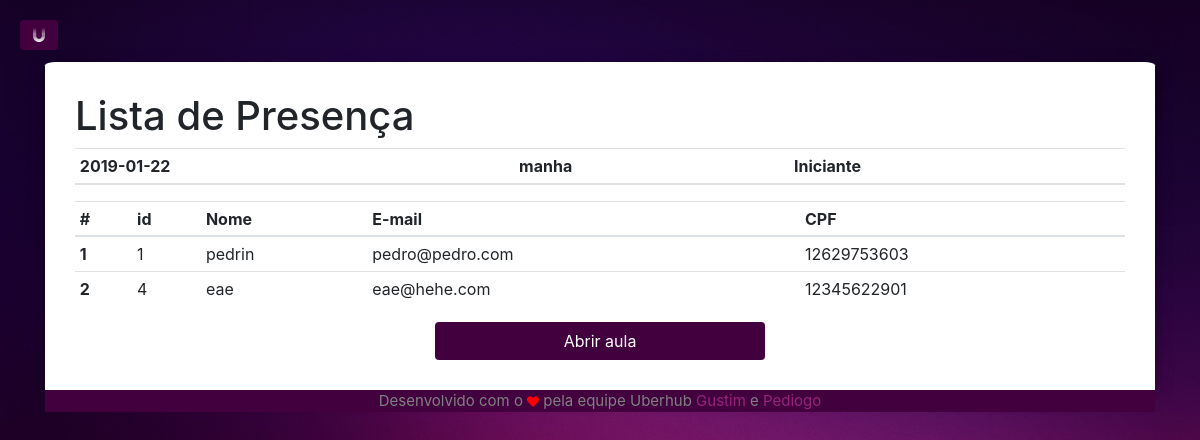
Before: /lista/ (signed in) with the older database file.
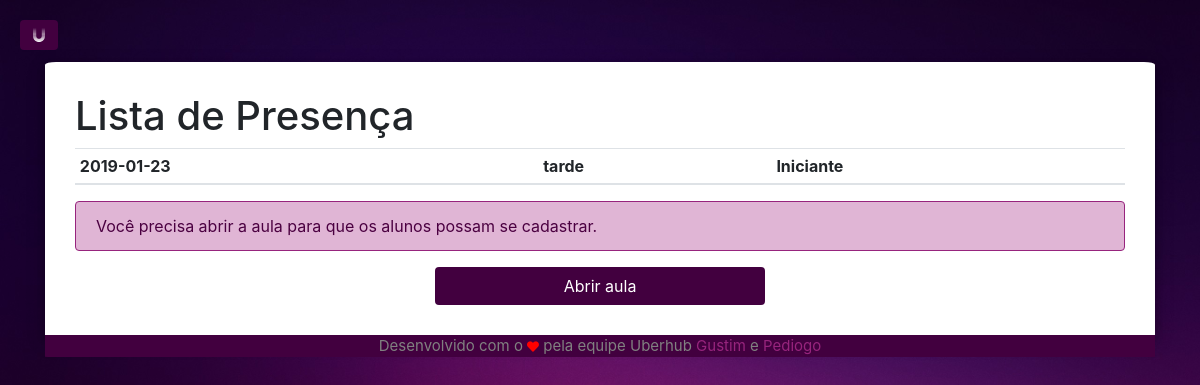
After: the same page with the newer database file.
### app/models/tables.py (models this page shows, shortened)
class Aula(db.Model):
    __tablename__ = "aula"
    id       = db.Column(db.Integer, primary_key=True, autoincrement=True)
    dia      = db.Column(db.Date)
    horario  = db.Column(db.String(5), CheckConstraint('horario="manha" or horario="tarde"'), nullable=False)
    nivel    = db.Column(db.String(15), nullable=False)
    ativa    = db.Column(db.Boolean, default=False, server_default=sa.sql.expression.false(), nullable=False)
    id_prof  = db.Column(db.Integer, db.ForeignKey('professor.id'))
    fk_professor =  db.relationship('Professor', foreign_keys=id_prof)

class Aluno(db.Model):
    __tablename__ = "aluno"
    id       = db.Column(db.Integer, primary_key=True, autoincrement=True)
    cpf      = db.Column(db.String(11), nullable=False, unique=True)
    email    = db.Column(db.String(50), nullable=False, unique=True)
    nome     = db.Column(db.String(50), nullable=False)
    telefone = db.Column(db.String(11))
    horario  = db.Column(db.String(5), CheckConstraint('horario IN ("manha", "tarde")'), nullable=False)
    ID_URI   = db.Column(db.String(5), unique=True)

### app/controllers/default.py (the view)
@app.route("/lista/")
@app.route("/lista/<id_aula>")
def lista(id_aula=None):
    if current_user.is_authenticated:
        if id_aula == None:
            id_aula = tables.Aula.query.filter_by(id_prof=current_user.id).order_by(tables.Aula.id.desc()).first().id
        aula = tables.Aula.query.filter_by(id=id_aula).first()
        alunos = session.query(tables.Aluno).join(tables.Presenca).filter_by(id_aula=id_aula).all()
        print(aula)
        print(alunos)
        print("printei")
        return render_template('home/table.html',
                                alunos=alunos, aula=aula)
    else:
        return redirect(url_for('login'))

### app/controllers/default.py (called while the page is built)
@lm.user_loader
def load_user(id):
    return tables.Professor.query.filter_by(id=id).first()

### app/models/tables.py (called while the page is built)
    @property
    def is_authenticated(self):
        return True

### app/templates/home/table.html (shortened to what this page needs)
{% extends 'base.html' %}
    {% block body %}
    <h1>Lista de Presença</h1>
    <table class="table table-hover table-sm">
        <thead>
          <tr>
            <th scope="col">{{ aula.dia }}</th>
            <th scope="col">{{ aula.horario }}</th>
            <th scope="col">{{ aula.nivel }}</th>
          </tr>
        </thead>
      </table>
      {% if alunos[0] %}
      <table class="table table-hover table-sm">
        <thead>
          <tr>
            <th scope="col">#</th>
            <th scope="col">id</th>
            <th scope="col">Nome</th>
            <th scope="col">E-mail</th>
            <th scope="col">CPF</th>
          </tr>
        </thead>
        <tbody>
          {% for aluno in alunos %}
          <tr>
            <th scope="row">{{ loop.index }}</th>
            <td>{{ aluno.id }}</td>
            <td>{{ aluno.nome }}</td>
            <td>{{ aluno.email }}</td>
            <td>{{ aluno.cpf }}</td>
          </tr>
          {% endfor %}
        </tbody>
      </table>
        {% if aula.ativa %}
        <div class="row">
          <div class="col-md mb">
          </div>
          <div class="col-md mb">
            <a href="{{ url_for('fecharaula', id_aula=aula.id) }}" class="btn" id="enviar">Fechar aula</a>
          </div>
          <div class="col-md mb">
          </div>
        </div>
        {% else %}
        <div class="row">
          <div class="col-md mb">
          </div>
          <div class="col-md mb">
            <a href="{{ url_for('abriraula', id_aula=aula.id) }}" class="btn" id="enviar">Abrir aula</a>
          </div>
          <div class="col-md mb">
          </div>
        </div>
        {% endif %}
      {% else %}
      <div class="alert alert-purple" role="alert">
        {% if aula.ativa %}
        Ei {{ current_user.apelido }}, parece que nenhum aluno se cadastrou na sua aula ainda.
        {% else %}
        Você precisa abrir a aula para que os alunos possam se cadastrar.
        {% endif %}
      </div>
        {% if aula.ativa %}
        <div class="row">
          <div class="col-md mb">
          </div>
          <div class="col-md mb">
            <a href="{{ url_for('fecharaula', id_aula=aula.id) }}" class="btn" id="enviar">Fechar aula</a>
          </div>
          <div class="col-md mb">
          </div>
        </div>
        {% else %}
        <div class="row">
          <div class="col-md mb">
          </div>
          <div class="col-md mb">
            <a href="{{ url_for('abriraula', id_aula=aula.id) }}" class="btn" id="enviar">Abrir aula</a>
          </div>
          <div class="col-md mb">
          </div>
        </div>
        {% endif %}
      {% endif %}
    {% endblock %}

Changed rows visible on the page:
no longer on this page (row unchanged): Aula: dia "2019-01-22", horario "manha", nivel "Iniciante"
no longer on this page (row unchanged): Aluno: id "1", nome "pedrin", email "pedro@pedro.com", cpf "12629753603"
no longer on this page (row unchanged): Aluno: id "4", nome "eae", email "eae@hehe.com", cpf "12345622901"
added Aula: dia "2019-01-23", horario "tarde", nivel "Iniciante"
Other visible differences:
text no longer shown: "# id Nome E-mail CPF"
text now shown: "Você precisa abrir a aula para que os alunos possam se cadastrar."
